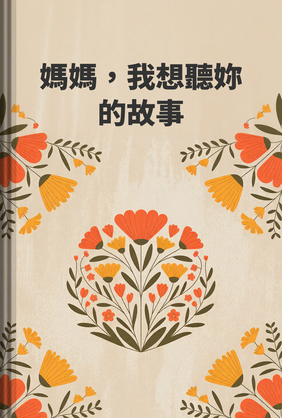
#> input picture cover_img/cover/2086.png, 282 x 418 px; its folder holds 2 pictures in this run
$ python half.py
#> lines starting #> are read from the running program, lines starting #| are printed output that depends on the picture
import os
from PIL import Image

# 定义目录路径
input_dir = 'cover'
output_dir = 'output'

# 创建输出目录（如果不存在）
os.makedirs(output_dir, exist_ok=True)

# 遍历输入目录中的所有文件
for filename in os.listdir(input_dir):
    # 检查文件是否是图片（简单检查扩展名）
    if filename.lower().endswith(('.png', '.jpg', '.jpeg', '.bmp', '.gif')):
        try:
            # 打开图片
            input_path = os.path.join(input_dir, filename)
            img = Image.open(input_path)
#> img is the input picture: PIL image 282x418 RGB; mean R, G, B 210.3, 183.9, 155.1

            # 计算新尺寸（缩小一倍）
            width, height = img.size
#> width = 282; height = 418
            new_width = width // 2
#> new_width = 141
            new_height = height // 2
#> new_height = 209

            # 等比例缩小图片
            resized_img = img.resize((new_width, new_height), Image.LANCZOS)
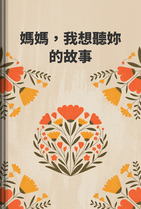
#> resized_img: PIL image 141x209 RGB; mean R, G, B 210.2, 183.9, 155.1

            # 保存图片到输出目录
            output_path = os.path.join(output_dir, filename)
            resized_img.save(output_path)

            print(f"已处理: {filename} ({width}x{height} -> {new_width}x{new_height})")
#| 已处理: 2086.png (282x418 -> 141x209)
        except Exception as e:
            print(f"处理 {filename} 时出错: {e}")
#> pass 2 of the loop `for filename in os.listdir(input_dir):`:
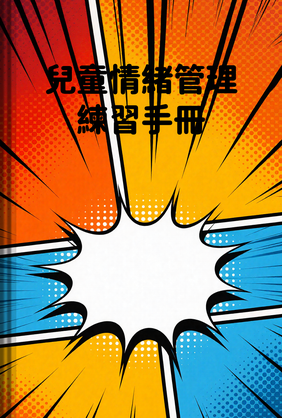
#> input picture cover_img/cover/2102.png, 282 x 418 px
#> img is the input picture: PIL image 282x418 RGB; mean R, G, B 167.4, 125.2, 75
#> `resized_img = img.resize((new_width, new_height), Image.LANCZOS)`:
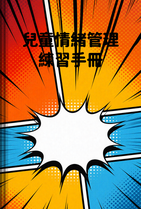
#> resized_img: PIL image 141x209 RGB; mean R, G, B 167.6, 125.5, 75.1
#| 已处理: 2102.png (282x418 -> 141x209)

print("所有图片处理完成！")
